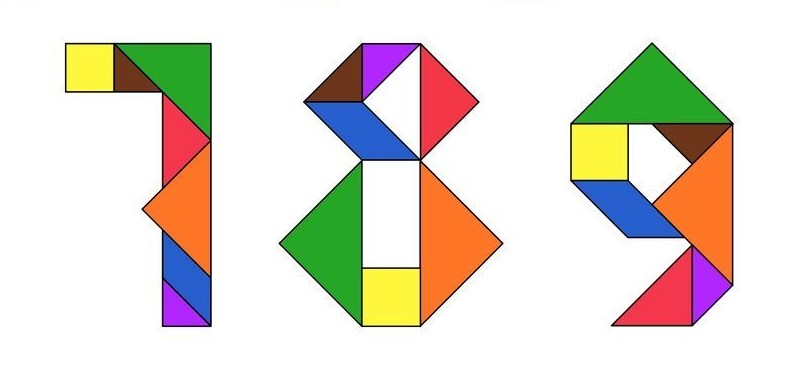
#> input picture [PCD2026_2C_072_D3_2024]_Modul5/tangram1.jpg, 786 x 382 px
$ python chain_code_matplotlib.py
#> lines starting #> are read from the running program, lines starting #| are printed output that depends on the picture; after the words box and inside, x2 and y2 are one past the last pixel; in counts of white or black regions, pixels touching at a corner belong together
import cv2
import numpy as np
import matplotlib.pyplot as plt

def generate_freeman_chain_code(contour):
    """
    Menghasilkan Kode Rantai Freeman 8-arah dari kontur OpenCV.
    ASUMSI: kontur didapat dari findContours dengan CHAIN_APPROX_NONE.
    """
    chain_code = []
    if len(contour) < 2:
        return chain_code # Kontur harus punya minimal 2 titik

    # Pemetaan (dx, dy) ke kode arah Freeman (sumbu Y positif ke bawah)
    directions = {
        (1, 0): 0, (1, 1): 1, (0, 1): 2, (-1, 1): 3,
        (-1, 0): 4, (-1, -1): 5, (0, -1): 6, (1, -1): 7
    }

    for i in range(len(contour)):
        p1 = contour[i][0] # Titik saat ini (format: [[x, y]])
        # Dapatkan titik berikutnya, gunakan modulo % untuk kembali ke titik awal
        # pada iterasi terakhir (menangani kontur tertutup).
        p2 = contour[(i + 1) % len(contour)][0]

        dx = p2[0] - p1[0] # Perbedaan X
        dy = p2[1] - p1[1] # Perbedaan Y (Ingat: Y positif ke bawah)

        norm_dx = np.sign(dx)
        norm_dy = np.sign(dy)

        code = directions.get((norm_dx, norm_dy))
        if code is not None:
            chain_code.append(code)

    return chain_code

if __name__ == "__main__":
    # --- Alur Proses Utama ---
    # 1. Pemuatan Citra (langsung grayscale)
    # Ganti dengan path citra Anda yang valid
    img_path = 'tangram1.jpg' # <--- GANTI PATH INI
    try:
        img = cv2.imread(img_path, cv2.IMREAD_GRAYSCALE)
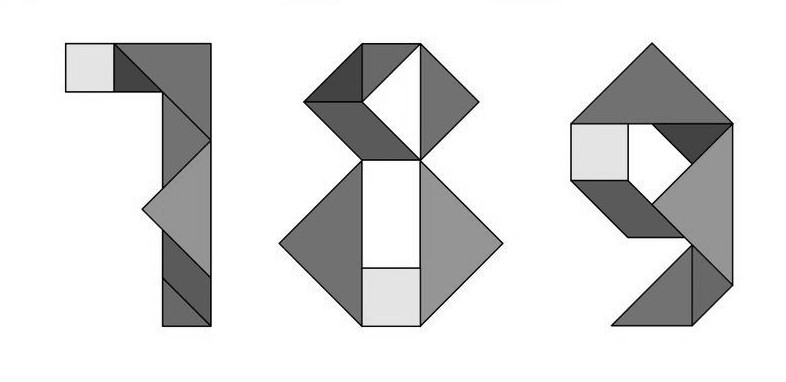
#> img: shape (382, 786); min 0, max 255, mean 220.9
        if img is None:
            # Coba path relatif jika absolut gagal (atau sebaliknya)
            # Jika tetap gagal, lempar error
            raise FileNotFoundError(f"Citra tidak ditemukan atau tidak dapat dibaca di: {img_path}")
    except Exception as e:
        print(f"Error saat memuat citra: {e}")
        print("Pastikan path citra sudah benar dan file citra tidak rusak.")
        exit()


    # 2. Binarisasi (Sesuaikan threshold & type berdasarkan citra Anda)
    threshold_value = 127
    # Asumsi objek gelap di latar terang (misal huruf hitam di kertas putih)
    _, binary_img = cv2.threshold(img, threshold_value, 255, cv2.THRESH_BINARY_INV)
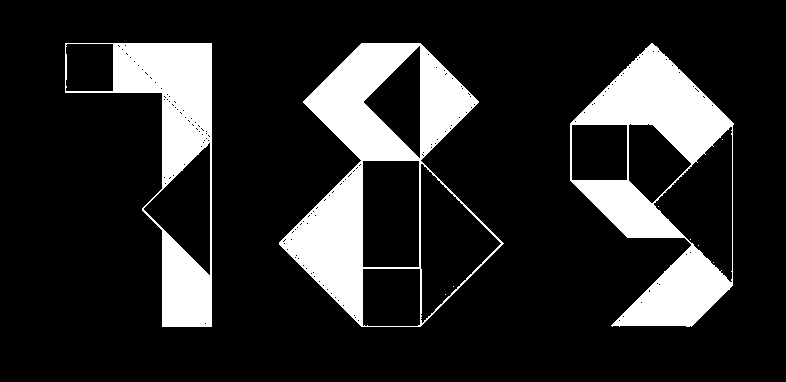
#> binary_img: shape (382, 786); 16.4% white; 10 white regions (7 under 20 px)
    # Jika objek terang di latar gelap, gunakan:
    # _, binary_img = cv2.threshold(img, threshold_value, 255, cv2.THRESH_BINARY)

    # 3. Deteksi Kontur (Wajib CHAIN_APPROX_NONE)
    contours, hierarchy = cv2.findContours(binary_img, cv2.RETR_EXTERNAL, cv2.CHAIN_APPROX_NONE)
#> contours = 3 contours; box (x1, y1, x2, y2) and area: (279, 43, 504, 327) 37318, (570, 43, 734, 327) 29488, (65, 43, 212, 327) 19060

    # --- Persiapan Visualisasi dengan Matplotlib ---
    fig, axs = plt.subplots(2, 2, figsize=(10, 8)) # Buat grid 2x2

    # Plot Citra Asli (Grayscale)
    axs[0, 0].imshow(img, cmap='gray')
    axs[0, 0].set_title('Citra Asli (Grayscale)')
    axs[0, 0].axis('off') # Sembunyikan sumbu

    # Plot Citra Biner
    axs[0, 1].imshow(binary_img, cmap='gray')
    axs[0, 1].set_title('Citra Biner (Hasil Threshold)')
    axs[0, 1].axis('off')

    # Variabel untuk menyimpan hasil jika kontur ditemukan
    chain_code_str = "Tidak ada kontur ditemukan."
    img_contour_display = cv2.cvtColor(img, cv2.COLOR_GRAY2BGR) # Default display (jika tak ada kontur)

    # 4. Proses Kontur dan Generasi Kode Rantai (jika kontur ada)
    if contours:
        # Pilih kontur terbesar
        largest_contour = max(contours, key=cv2.contourArea)
#> largest_contour = contour of 684 points, box (x1, y1, x2, y2) (279, 43, 504, 327), area 37318

        # Gambar kontur pada citra BGR untuk visualisasi warna
        # Buat salinan BGR dari citra asli
        img_contour_display = cv2.cvtColor(img, cv2.COLOR_GRAY2BGR)
        cv2.drawContours(img_contour_display, [largest_contour], -1, (0, 255, 0), 1) # Gambar kontur hijau
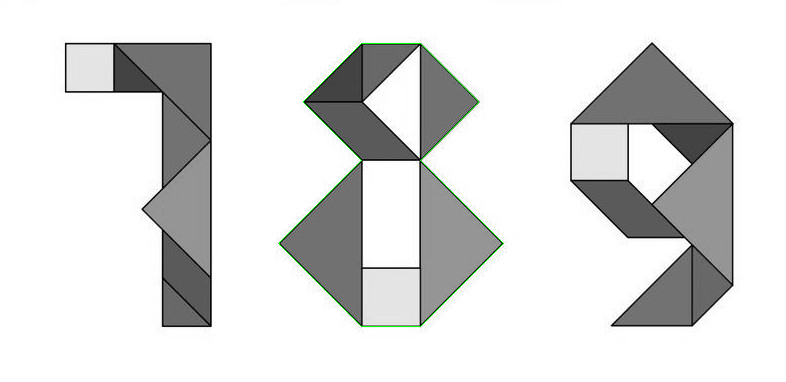
#> img_contour_display: shape (382, 786, 3); mean B, G, R 220.8, 221.4, 220.8

        # Generasi Kode Rantai
        chain_code_result = generate_freeman_chain_code(largest_contour)
#> the loop in generate_freeman_chain_code, `for i in range(len(contour)):` made 684 passes
#> (p1, p2, dx, norm_dx, code) on passes 1 to 3: ([361, 43], [360, 44], -1, -1, 3), ([360, 44], [359, 45], -1, -1, 3), ([359, 45], [358, 46], -1, -1, 3)
#> after the loop in generate_freeman_chain_code, `for i in range(len(contour)):`: chain_code = 684 values, max 7 at index 342, min 0 at index 283, mean 3.65
#> chain_code_result has the same summary as chain_code in generate_freeman_chain_code
        chain_code_list_str = ', '.join(map(str, chain_code_result))

        # Format teks kode rantai untuk ditampilkan (dengan wrapping sederhana)
        max_line_len = 70 # Maks karakter per baris
        wrapped_code = ""
        current_line_len = 0
        for i, code_str in enumerate(map(str, chain_code_result)):
            item = code_str + (", " if i < len(chain_code_result) - 1 else "")
            if current_line_len + len(item) > max_line_len:
                wrapped_code += "\n"
                current_line_len = 0
            wrapped_code += item
            current_line_len += len(item)
#> this loop made 684 passes
#> (code_str, current_line_len) on passes 14 to 25: ('3', 42), ('3', 45), ('3', 48), ('3', 51), ('3', 54), ('3', 57), ('3', 60), ('3', 63), ('3', 66), ('3', 69), ('3', 3), ('3', 6)
#> code_str on passes 32 to 37: '3', '3', '3', '3', '3', '3'


        chain_code_str = (
            f"Jumlah Kontur Total: {len(contours)}\n"
            f"Kode Rantai Kontur Terbesar (Panjang {len(chain_code_result)}):\n"
            f"{wrapped_code}"
        )

    # Plot Citra dengan Kontur Terdeteksi
    # Konversi BGR (OpenCV) ke RGB (Matplotlib) sebelum display
    img_rgb_display = cv2.cvtColor(img_contour_display, cv2.COLOR_BGR2RGB)
    axs[1, 0].imshow(img_rgb_display)
    axs[1, 0].set_title('Kontur Terbesar Terdeteksi')
    axs[1, 0].axis('off')

    # Area untuk menampilkan Teks Kode Rantai
    axs[1, 1].axis('off') # Sembunyikan sumbu plot teks
    # Tampilkan teks di area plot keempat
    axs[1, 1].text(0.05, 0.95, # Posisi x, y (0-1 relatif thd axes)
                   chain_code_str, # Teks yang ditampilkan
                   ha='left', # Horizontal alignment
                   va='top', # Vertical alignment
                   fontsize=9, # Ukuran font
                   wrap=True) # Coba wrap otomatis (tergantung backend matplotlib)
    axs[1, 1].set_title('Hasil Kode Rantai')

    # --- Tampilkan Figure Matplotlib ---
    plt.tight_layout(pad=1.5) # Atur layout agar tidak tumpang tindih
    plt.suptitle("Analisis Kode Rantai", fontsize=16) # Judul keseluruhan
    plt.subplots_adjust(top=0.92) # Beri ruang untuk suptitle
    plt.show()
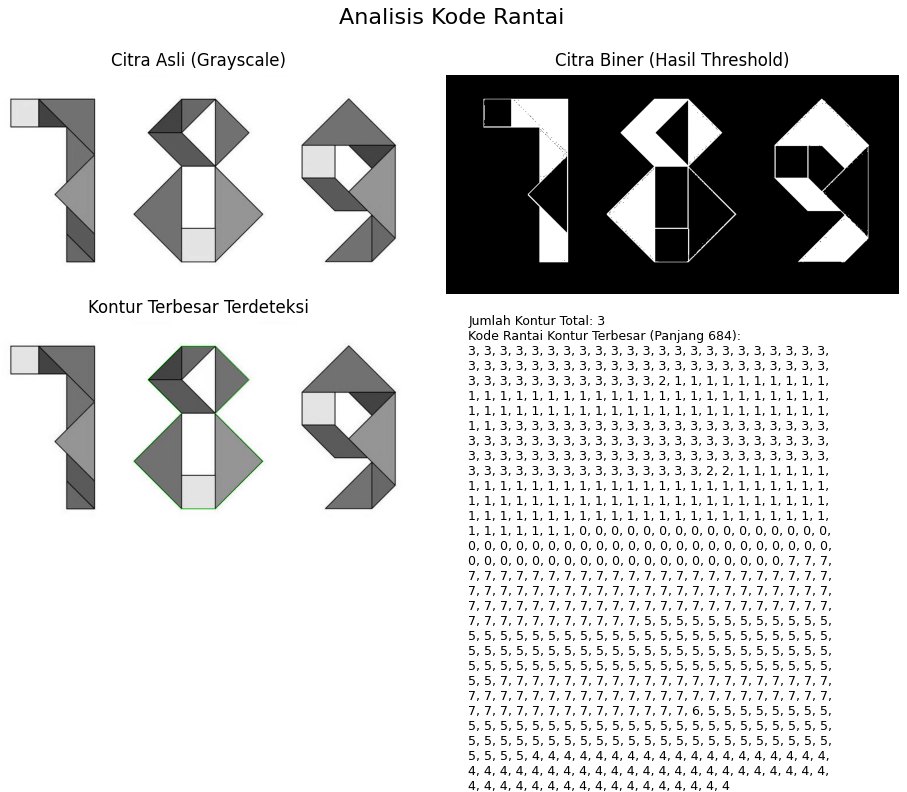
#> figure drawn by matplotlib, 3 panels
